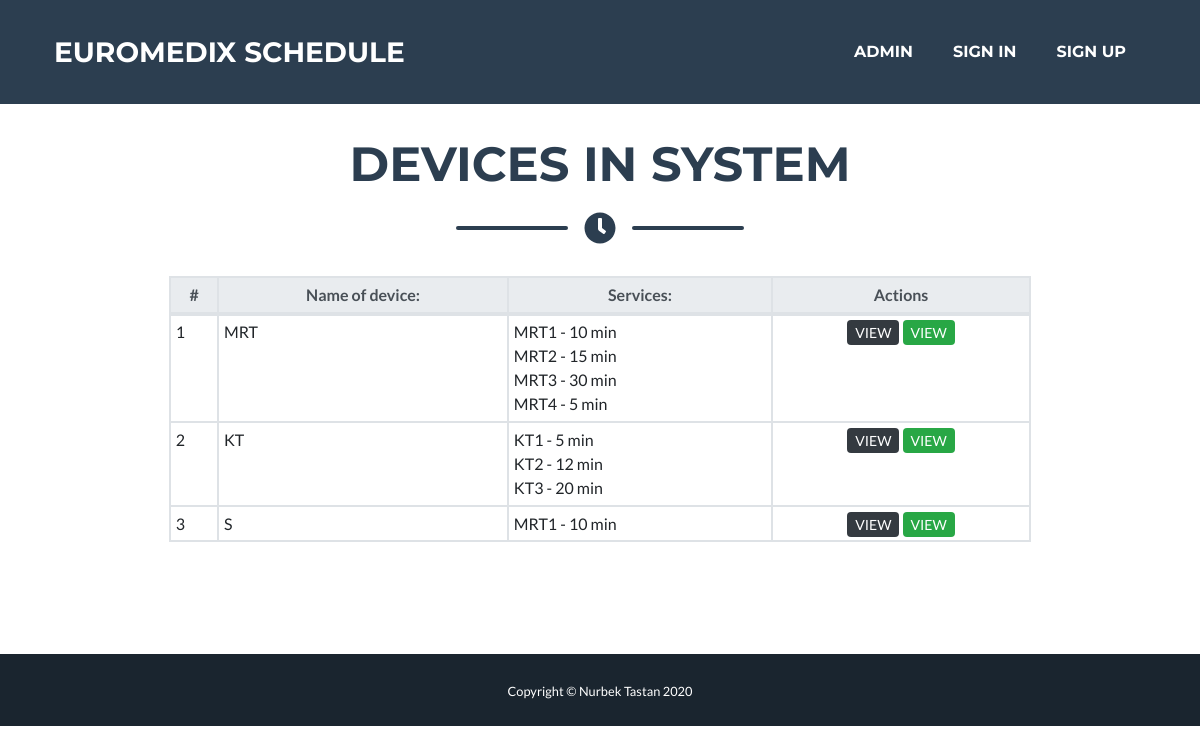
Page /devices/ on the committed database.
### device/models.py (models this page shows, shortened)
class Device(models.Model):
    name = models.CharField(max_length=255)
    services = models.ManyToManyField(Service)

class Service(models.Model):
    name = models.CharField(max_length=255)
    price = models.IntegerField()
    duration = models.IntegerField()

### device/views.py (the view)
# urls.py: path('', views.devices_home, name='devices_home'),
def devices_home(request):
    devices = Device.objects.all()
    schedules = DeviceSchedule.objects.all()
    indices = []
    for i in schedules.all():
        indices.append(i.device_id)
    return render(request, 'device/devices.html', {'devices':devices, 'indices':indices})

### device/templates/device/devices.html (shortened to what this page needs)
{% extends 'action/base.html' %}
{% load static %}
{% block jumbotron %}
    <br><br>
{% endblock %}
{% block content %}
    <h2 class="page-section-heading text-center text-uppercase text-secondary mb-0">Devices In System</h2>
    <div class="divider-custom">
        <div class="divider-custom-line"></div>
        <div class="divider-custom-icon"><i class="fas fa-clock"></i></div>
        <div class="divider-custom-line"></div>
    </div>
    <div class="row">
        <div class="container">
            <div class="col-md-10 col-lg-10 col-sm-12 offset-sm-0 offset-lg-1 offset-md-1">
                <div id="content">
                    <table class="table table-sm table-bordered table-hover">
                        <thead class="text-center thead-light">
                        <tr>
                            <th>#</th>
                            <th>Name of device:</th>
                            <th>Services:</th>
                            <th width="30%">Actions</th>
                        </tr>
                        </thead>
                        <tbody>
                        {% for device in devices %}
                            <tr>
                                <td>{{ device.id }}</td>
                                <td>{{ device.name }}</td>
                                <td>
                                    {% for service in device.services.all %}
                                        {{ service.name }} - {{ service.duration }} min
                                        <br>
                                    {% endfor %}
                                </td>
                                <td class="text-center">
                                    <a href="{% url 'device' device.id %}" class="btn-sm btn-dark">VIEW</a>
                                    <a href="{% url 'device2' device.id %}" class="btn-sm btn-success">VIEW</a>
                                </td>
                            </tr>
                        {% endfor %}
                        </tbody>
                    </table>
                </div>
            </div>
        </div>
    </div>
{% endblock %}

### rows in the picture
Device: id "1", name "MRT"
Service: name "MRT1", duration "10"
Service: name "MRT2", duration "15"
Service: name "MRT3", duration "30"
Service: name "MRT4", duration "5"
Device: id "2", name "KT"
Service: name "KT1", duration "5"
Service: name "KT2", duration "12"
Service: name "KT3", duration "20"
Device: id "3", name "S"
